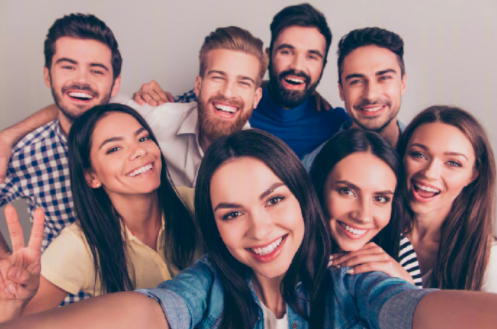
#> input picture demo8/img1.jpg, 497 x 329 px
$ python -i demo8.py   (imports and definitions only)
#> lines starting #> are read from the running program, lines starting #| are printed output that depends on the picture; after the words box and inside, x2 and y2 are one past the last pixel; in counts of white or black regions, pixels touching at a corner belong together
# -- coding: utf-8 --
import cv2
import numpy as np


'''
haar实现人脸检测
'''
def haar():
    img = cv2.imread('demo8/img1.jpg')
#> img is the input picture: shape (329, 497, 3); mean B, G, R 120.3, 116.6, 138.3
    gray = cv2.cvtColor(img, cv2.COLOR_BGR2GRAY)
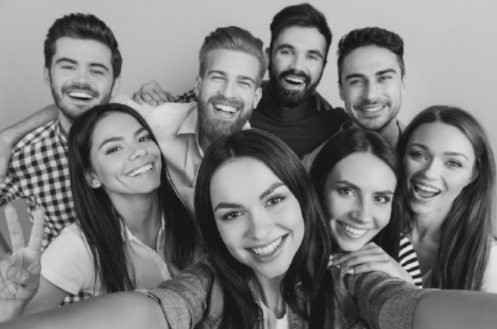
#> gray: shape (329, 497); min 20, max 228, mean 123.5

    '''
    人脸检测
    '''
    face_cascade = cv2.CascadeClassifier('demo8/cascades/haarcascade_frontalface_default.xml') # CascadeClassifier对象
    faces = face_cascade.detectMultiScale(gray, 1.3, 2) # 传递参数是 scaleFactor 和 minNeighbors，它们分别表示人脸检测过程中每次迭代时图像的压缩率以及每个人脸矩形保留近邻数目的最小值。返回值为人脸矩形数组，数组元素形式为 (x,y,w,h)
#> faces = [[263, 25, 73, 73], [42, 36, 79, 79], [193, 50, 76, 76], [333, 49, 78, 78], [396, 126, 85, 85], [321, 162, 86, 86], [198, 162, 115, 115]]
    for (x,y,w,h) in faces:
        img = cv2.rectangle(img,(x,y),(x+w,y+h),(255,0,0),2) # 绘制蓝色矩形框
#> this loop made 7 passes
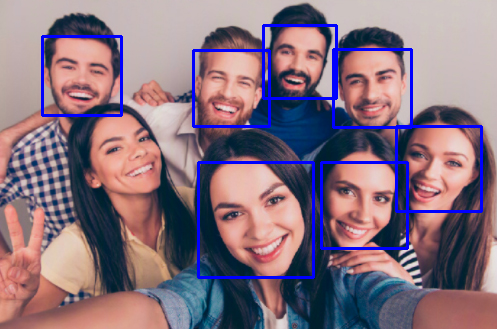
#> img: shape (329, 497, 3); mean B, G, R 126.8, 112.6, 133.9

    '''
    眼睛检测
    '''
    left_eye_cascade = cv2.CascadeClassifier('demo8/cascades/haarcascade_lefteye_2splits.xml')
    right_eye_cascade = cv2.CascadeClassifier('demo8/cascades/haarcascade_righteye_2splits.xml')
    left_eyes = left_eye_cascade.detectMultiScale(gray, 2, 1)
#> left_eyes = [[87, 59, 20, 20], [376, 65, 20, 20], [446, 151, 20, 20], [269, 184, 20, 20], [371, 186, 20, 20]]
    right_eyes = right_eye_cascade.detectMultiScale(gray, 2, 1)
#> right_eyes = [[59, 55, 20, 20], [104, 137, 20, 20], [409, 142, 20, 20], [443, 150, 20, 20], [335, 178, 20, 20], [222, 202, 20, 20]]
    for (x,y,w,h) in left_eyes:
        img = cv2.rectangle(img,(x,y),(x+w,y+h),(0,255,255),2) # 绘制黄色矩形框
#> this loop made 5 passes
#> (x, y) on passes 1 to 5: (87, 59), (376, 65), (446, 151), (269, 184), (371, 186)
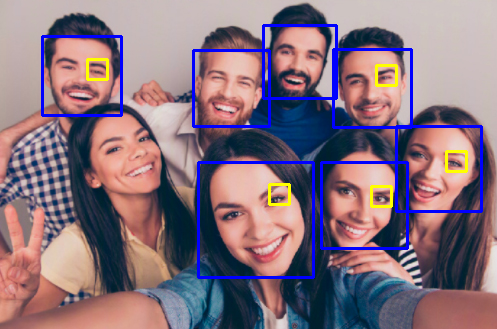
#> img: shape (329, 497, 3); mean B, G, R 125.8, 113.3, 134.2

    for (x,y,w,h) in right_eyes:
        img = cv2.rectangle(img,(x,y),(x+w,y+h),(255,255,0),2) # 绘制青色矩形框
#> this loop made 6 passes
#> (x, y) on passes 1 to 6: (59, 55), (104, 137), (409, 142), (443, 150), (335, 178), (222, 202)
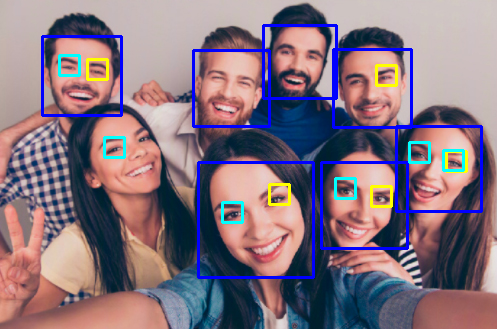
#> img: shape (329, 497, 3); mean B, G, R 126.9, 114.3, 132.4

    '''
    嘴巴检测
    '''
    smile_cascade = cv2.CascadeClassifier('demo8/cascades/haarcascade_smile.xml')
    smiles = smile_cascade.detectMultiScale(gray, 1.3, 9)
#> smiles = [[278, 72, 36, 18], [63, 86, 36, 18], [209, 99, 36, 18], [355, 100, 36, 18], [338, 223, 36, 18], [133, 85, 72, 36], [238, 238, 51, 25]]
    for (x,y,w,h) in smiles:
        img = cv2.rectangle(img,(x,y),(x+w,y+h),(0,0,255),2) # 绘制红色矩形框
#> this loop made 7 passes
#> pass 1, in haar, `img = cv2.rectangle(img,(x,y),(x+w,y+h),(0,0,255),2)`:
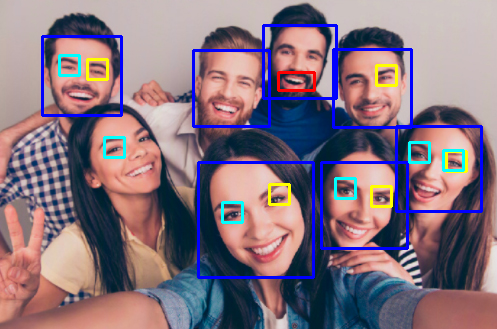
#> img: shape (329, 497, 3); 0.2% of pixels changed, all inside (x1, y1, x2, y2) = (277, 71, 316, 92)
#> pass 3, in haar, `img = cv2.rectangle(img,(x,y),(x+w,y+h),(0,0,255),2)`:
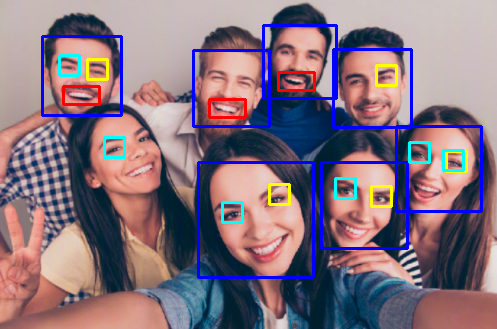
#> img: shape (329, 497, 3); mean B, G, R 126.3, 113.7, 133
#> after the loop:
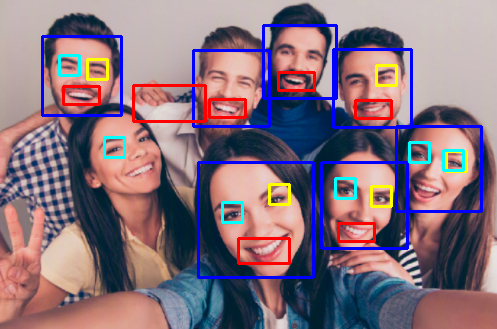
#> img: shape (329, 497, 3); 1.06% of pixels changed, all inside (x1, y1, x2, y2) = (132, 84, 393, 265)

    cv2.imwrite('demo8/rectangle.jpg', img)


'''
HOG实现行人检测
'''
# o, i 为矩形，形式为 (x,y,w,h)
# 该函数用于检测 矩形i 是否完全包含 矩形o，是返回true
def is_inside(o, i):
    ox, oy, ow, oh = o
    ix, iy, iw, ih = i
    return ox > ix and oy > iy and ox + ow < ix + iw and oy + oh < iy +ih


# 该函数用于绘制最后检测到的矩形
def draw_person(image, person):
    x, y, w, h = person
    cv2.rectangle(image, (x,y), (x + w, y + h), (0, 255, 255), 2)


def hog():
    img = cv2.imread('demo8/img2.jpg')
    hog = cv2.HOGDescriptor()
    hog.setSVMDetector(cv2.HOGDescriptor_getDefaultPeopleDetector())

    # 返回值found为行人矩形数组，数组元素形式为 (x,y,w,h)
    found, w = hog.detectMultiScale(img)

    found_filtered = []
    for ri, r in enumerate(found):
        for qi, q in enumerate(found):
            if ri != qi and is_inside(r, q):
                # 若is_inside(r, q)为TRUE，表示r完全包含在q中，这说明检测出现了错误
                break
            else:
                found_filtered.append(r)

    for person in found_filtered:
        draw_person(img, person)

    cv2.imwrite('demo8/people.jpg', img)


'''
haar实现人脸检测；HOG实现行人检测
https://blog.csdn.net/eeeee123456/article/details/82968988
'''

>>> result = haar()
